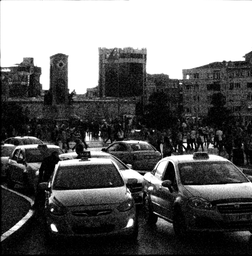
#> input picture apps/hardware_benchmarks/apps/exposure_fusion_hdr_plus/bright_image.png, 252 x 256 px, shrunk from 1096 x 1112 before the run
$ python test_YUV.py --input_file bright_image.png
#> lines starting #> are read from the running program, lines starting #| are printed output that depends on the picture
import cv2
import argparse
import numpy as np


parser = argparse.ArgumentParser()

parser.add_argument("-i", "--input_file")
parser.add_argument("-o", "--output_file")

args = parser.parse_args()


# Load the .bmp file
input_file_path = args.input_file
output_file_path = args.output_file

input_image = cv2.imread(input_file_path, cv2.IMREAD_UNCHANGED)
#> input_image is the input picture: shape (256, 252, 3); min 0, max 255, mean 102.1

# Check if the image was loaded successfully
if input_image is None:
    print("Error: Unable to load input_image image")
    exit(1)

print(input_image.shape)
#| (256, 252, 3)
print(input_image[0][10][0])
#| 244
print(input_image[0][10][1])
#| 244
print(input_image[0][10][2])
#| 244

output_image=input_image

Y_channel = np.zeros((input_image.shape[0], input_image.shape[1]))
U_channel = np.zeros((input_image.shape[0], input_image.shape[1]))
V_channel = np.zeros((input_image.shape[0], input_image.shape[1]))

print(Y_channel.shape)
#| (256, 252)

for y in range(input_image.shape[0]):
    for x in range(input_image.shape[1]):
        r = input_image[y][x][0]
        g = input_image[y][x][1]
        b = input_image[y][x][2]


        # RGB to YUV
        Y_channel[y][x] = 0.299 * r + 0.587 * g + 0.114 * b
        U_channel[y][x] = 0.492 * (b - Y_channel[y][x])
        #U_channel[y][x] = 0
        V_channel[y][x] = 0.877 * (r - Y_channel[y][x])


        # YUV to RGB
        output_image[y][x][0] = Y_channel[y][x] + 1.14 * V_channel[y][x]
        output_image[y][x][1] = Y_channel[y][x] - 0.395 * U_channel[y][x] - 0.581 * V_channel[y][x]
        output_image[y][x][2] = Y_channel[y][x] + 2.033 * U_channel[y][x]


        if(Y_channel[y][x] + 1.14 * V_channel[y][x] < 0):
            print("YO!")
            print(Y_channel[y][x] + 1.14 * V_channel[y][x])

        # [4 lines of commented-out code are left out]

        if(Y_channel[y][x] + 2.033 * U_channel[y][x]< 0):
            print("YO!")
            print(Y_channel[y][x] + 2.033 * U_channel[y][x])
            print(output_image[y][x][2])
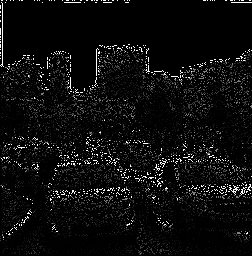
#> U_channel: shape (256, 252) float64; min 0, max 1.4e-14, mean 7.13e-16; drawn with min black and max white

print(np.min(Y_channel))
#| 0.0
print(np.max(Y_channel))
#| 255.0

print(np.min(U_channel))
#| 0.0
print(np.max(U_channel))
#| 1.3983481039758771e-14

print(np.min(V_channel))
#| 0.0
print(np.max(V_channel))
#| 2.4925839170464315e-14
#Y_channel =
#U_channel =
#V_channel =


# Save the image as .png
result = cv2.imwrite(output_file_path, output_image)

# Check if the image was saved successfully
if not result:
    print("Error: Unable to save image")
    exit(1)

print(f"Image converted successfully to {output_file_path}")
